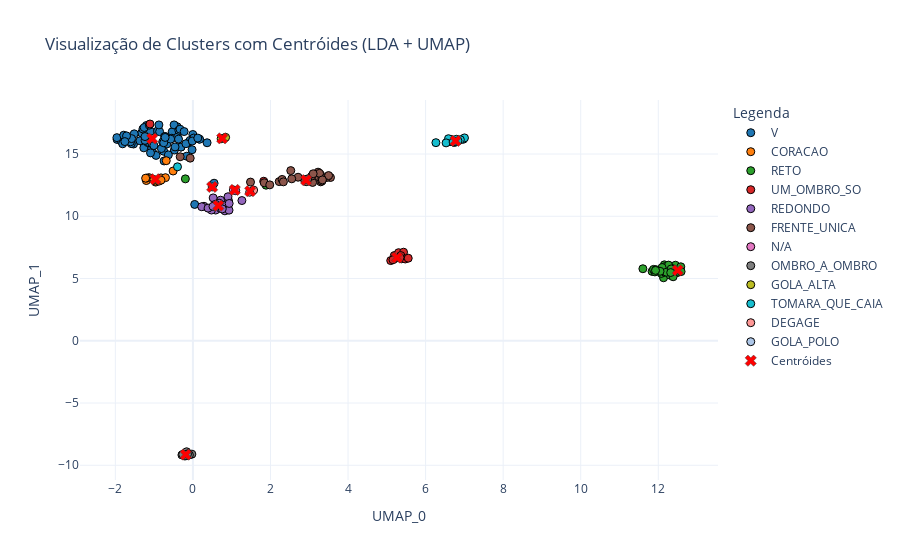

Notebook cell for this chart:
### Code cell
# Obtendo clusters
colunas_lda = [col for col in df_lda_decote_ou_gola.columns if col.startswith('EMB_LDA')]

# Calcular os centróides de df_lda_decote_ou_gola
df_combined_modeladf_lda_decote_ou_gola = calcular_centroides(df_lda_decote_ou_gola, colunas_lda, 'DECOTE_OU_GOLA')

# Gerar o gráfico com UMAP
fig = plot_clusters_with_centroids(
    df_combined=df_combined_modeladf_lda_decote_ou_gola,
    target_column='DECOTE_OU_GOLA',
    embedding_columns=colunas_lda,
    color_dict=None,  # Opcional, pode ser None
    title="Visualização de Clusters com Centróides (LDA + UMAP)",
    apply_umap=True,  # Aplicar UMAP
)

# Mostrar o gráfico
fig.show()
